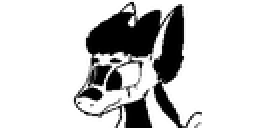
#> input picture Assets/Coela/Anims/Bonk/frame_0.png, 128 x 64 px (shown 2 times larger)
$ python -i asset_packer.py   (imports and definitions only)
#> lines starting #> are read from the running program, lines starting #| are printed output that depends on the picture; after the words box and inside, x2 and y2 are one past the last pixel; in counts of white or black regions, pixels touching at a corner belong together
#Provided by https://github.com/Next-Flip/Momentum-Firmware/blob/dev/scripts/asset_packer.py
#Edits are for printout/debugging
#!/usr/bin/env python
from PIL import Image, ImageOps
import heatshrink2
import pathlib
import shutil
import struct
import typing
import time
import re
import io
import os


def convert_bm(img: "Image.Image | pathlib.Path") -> bytes:
    if not isinstance(img, Image.Image):
        img = Image.open(img)

    with io.BytesIO() as output:
        img = img.convert("1")
        img = ImageOps.invert(img)
        img.save(output, format="XBM")
        xbm = output.getvalue()

    f = io.StringIO(xbm.decode().strip())
    data = f.read().strip().replace("\n", "").replace(" ", "").split("=")[1][:-1]
    data_str = data[1:-1].replace(",", " ").replace("0x", "")
    data_bin = bytearray.fromhex(data_str)

    data_encoded_str = heatshrink2.compress(data_bin, window_sz2=8, lookahead_sz2=4)
    data_enc = bytearray(data_encoded_str)
    data_enc = bytearray([len(data_enc) & 0xFF, len(data_enc) >> 8]) + data_enc

    if len(data_enc) + 2 < len(data_bin) + 1:
        return b"\x01\x00" + data_enc
    else:
        return b"\x00" + data_bin


def convert_bmx(img: "Image.Image | pathlib.Path") -> bytes:
#> called with img = 'Coela/Anims/Bonk/frame_0.png'
    if not isinstance(img, Image.Image):
        img = Image.open(img)
#> img is the input picture: PIL image 128x64 L; min 0, max 255, mean 203.7

    data = struct.pack("<II", *img.size)
    data += convert_bm(img)
#> in convert_bm, `img = img.convert("1")`:
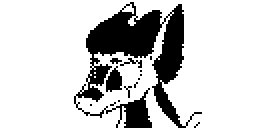
#> img: PIL image 128x64 1 (shown 2 times larger); 79.8% white; 14 black regions (12 under 20 px), largest, box (x1, y1, x2, y2) and area: (37, 1, 101, 64) 1530, (53, 33, 61, 46) 70
    return data


def copy_file_as_lf(src: "pathlib.Path", dst: "pathlib.Path"):
    dst.write_bytes(src.read_bytes().replace(b"\r\n", b"\n"))


# [158 lines left out: functions pack_anim, pack_icon_animated, pack_icon_static, pack_font, pack, not called in this run]


# [14 lines not run here, left out]

#> (the run stopped early here; a loop or call above may not have finished)
